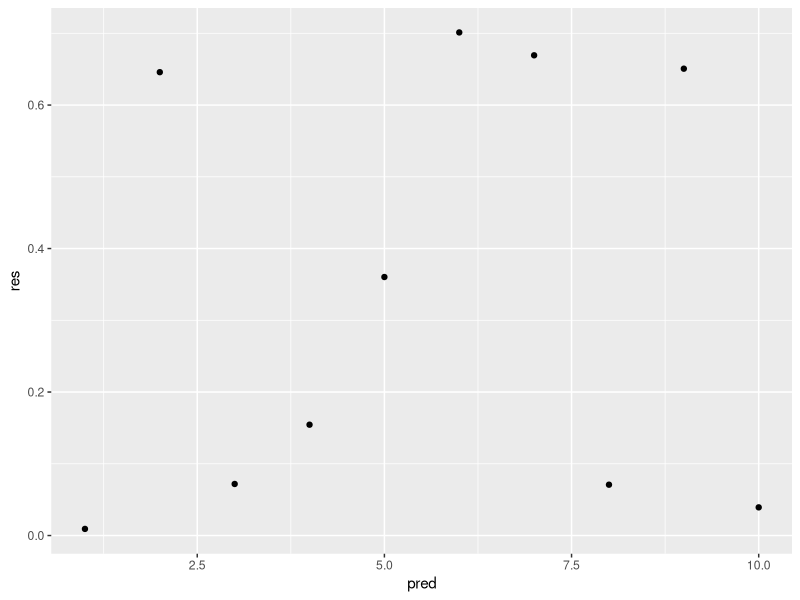

This figure's R source:
## ----echo=TRUE,eval=TRUE----
# don't forget to start with comments
# preliminaries
library(ggplot2)

pred <- 1:10 # vector of 10 integers
res <- runif(10) # random uniform values

# print the random numbers
print(res)

# plot the graph
qplot(x=pred,y=res)


